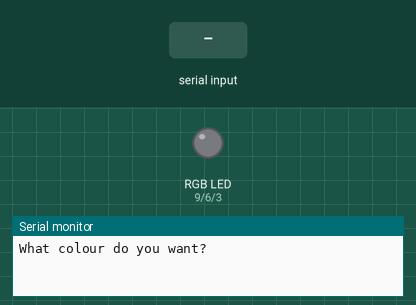
Bench run of a sketch on a simulated Arduino Uno, built with avr-gcc and run on an emulated ATmega328P. Shown: an RGB LED mixed from three pins (HIGH = lit), the last lines printed to the serial monitor. The test bench sets the inputs (shaded band).

Above: at 1.2 s.
1.3 s: "red" received over Serial
At 3.3 s:
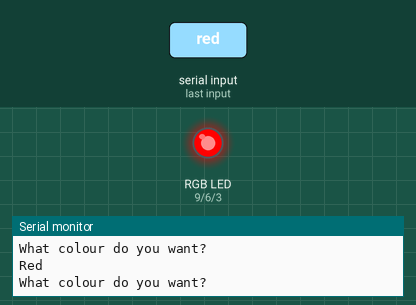
3.8 s: "green" received over Serial
At 5.2 s:
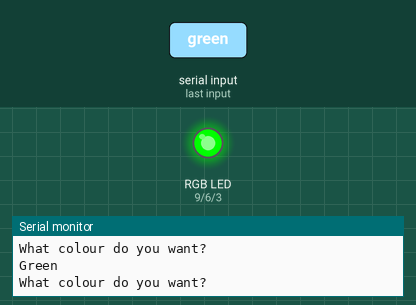
6.3 s: "blue" received over Serial
At 8.3 s:
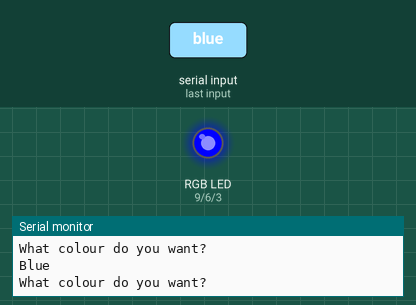
8.8 s: "yellow" received over Serial
At 10.3 s:
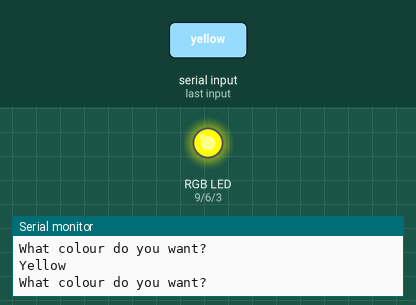
11.3 s: "aqua" received over Serial
At 13.3 s:
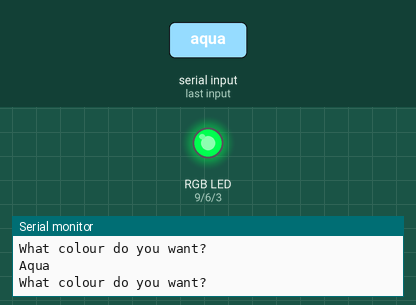
13.8 s: "cyan" received over Serial
At 15.2 s:
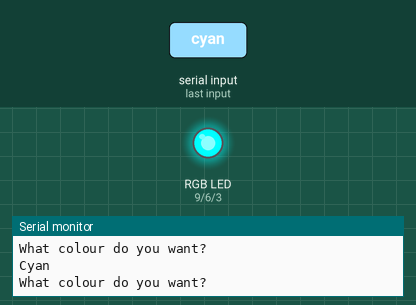
Timing chart, 0 to 16.8 s (numbered marks = the images above; inputs shaded):
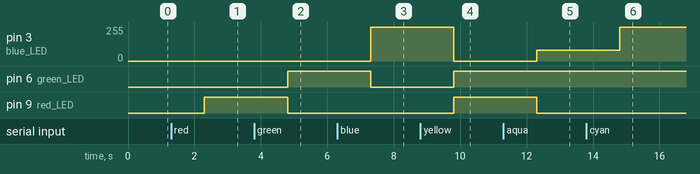

Measured:
- after the input at 1.3 s, pin 9 (red_LED): LOW → HIGH after 1.0 s
- after the input at 3.8 s, pin 6 (green_LED): LOW → HIGH after 1.0 s; pin 9 (red_LED): HIGH → LOW after 1.0 s
- after the input at 6.3 s, pin 3 (blue_LED): 0/255 → 255/255 after 1.0 s; pin 6 (green_LED): HIGH → LOW after 1.0 s
- after the input at 8.8 s, pin 3 (blue_LED): 255/255 → 0/255 after 1.0 s; pin 6 (green_LED), pin 9 (red_LED): LOW → HIGH after 1.0 s
- after the input at 11.3 s, pin 3 (blue_LED): 0/255 → 80/255 after 1.0 s; pin 9 (red_LED): HIGH → LOW after 1.0 s
- after the input at 13.8 s, pin 3 (blue_LED): 80/255 → 255/255 after 1.0 s

The sketch:

20_RGB_LED.ino
```cpp
/// RGB LED; user selected color

int blue_LED = 3;
int green_LED = 6;
int red_LED = 9;

int delay_time = 500;

String message = "What colour do you want?";
String color_choice;

void setup() {
  // put your setup code here, to run once:

  pinMode(red_LED, OUTPUT);
  pinMode(green_LED, OUTPUT);
  pinMode(blue_LED, OUTPUT);

  Serial.begin(9600);
}

void loop() {
  // put your main code here, to run repeatedly:

  Serial.println(message);

  while(Serial.available() == 0){

  }

  color_choice = Serial.readString();

  if (color_choice == "red"){
      digitalWrite(red_LED, HIGH);
      digitalWrite(green_LED, LOW);
      digitalWrite(blue_LED, LOW);
      Serial.println("Red");
  } else if (color_choice == "green"){
      digitalWrite(red_LED, LOW);
      digitalWrite(green_LED, HIGH);
      digitalWrite(blue_LED, LOW);
      Serial.println("Green");
  } else if (color_choice == "blue"){
      digitalWrite(red_LED, LOW);
      digitalWrite(green_LED, LOW);
      digitalWrite(blue_LED, HIGH);
      Serial.println("Blue");
  } else if (color_choice == "off"){
      digitalWrite(red_LED, LOW);
      digitalWrite(green_LED, LOW);
      digitalWrite(blue_LED, LOW);
      Serial.println("Off");
  } else if (color_choice == "yellow"){
      digitalWrite(red_LED, HIGH);
      digitalWrite(green_LED, HIGH);
      digitalWrite(blue_LED, LOW);
      Serial.println("Yellow");
  } else if (color_choice == "aqua"){
      digitalWrite(red_LED, LOW);
      analogWrite(green_LED, 255);
      analogWrite(blue_LED, 80);
      Serial.println("Aqua");
  } else if (color_choice == "cyan"){
      digitalWrite(red_LED, LOW);
      analogWrite(green_LED, 255);
      analogWrite(blue_LED, 255);
      Serial.println("Cyan");
  } else if (color_choice == "magenta"){
      digitalWrite(red_LED, HIGH);
      analogWrite(green_LED, 0);
      analogWrite(blue_LED, 255);
      Serial.println("Magenta");
  } else if (color_choice == "orange"){
      digitalWrite(red_LED, HIGH);
      analogWrite(green_LED, 165);
      analogWrite(blue_LED, 0);
      Serial.println("Orange");
  } else if (color_choice == "fuchsia"){
      analogWrite(red_LED, 239);
      analogWrite(green_LED, 59);
      analogWrite(blue_LED, 124);
      Serial.println("Fchsia");
  } else if (color_choice == "white"){
      analogWrite(red_LED, 255);
      analogWrite(green_LED, 255);
      analogWrite(blue_LED, 255);
      Serial.println("White");
  } else {
    analogWrite(red_LED, 0);
    analogWrite(green_LED, 0);
    analogWrite(blue_LED, 0);
    Serial.println("Invalid Choice!");
  }

  Serial.println();
}
```
